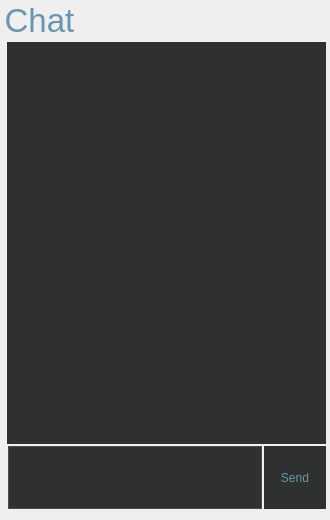
   <widget class="QGroupBox" name="groupBox_3">
    <property name="geometry">
     <rect>
      <x>907</x>
      <y>180</y>
      <width>330</width>
      <height>520</height>
     </rect>
    </property>
    <property name="font">
     <font>
      <pointsize>25</pointsize>
     </font>
    </property>
    <property name="styleSheet">
     <string notr="true">color:#6996AD;border:none;</string>
    </property>
    <property name="title">
     <string>Chat</string>
    </property>
    <widget class="QTextBrowser" name="chatDialog">
     <property name="geometry">
      <rect>
       <x>7</x>
       <y>42</y>
       <width>319</width>
       <height>402</height>
      </rect>
     </property>
     <property name="styleSheet">
      <string notr="true">background-color:#2f3030;border:none;padding:5px;</string>
     </property>
     <property name="inputMethodHints">
      <set>Qt::ImhMultiLine</set>
     </property>
     <property name="openExternalLinks">
      <bool>true</bool>
     </property>
    </widget>
    <widget class="chatBoxHandler" name="messageDraft">
     <property name="geometry">
      <rect>
       <x>8</x>
       <y>446</y>
       <width>254</width>
       <height>63</height>
      </rect>
     </property>
     <property name="styleSheet">
      <string notr="true">background-color:#2f3030;border:1px solid #4b4c4c;</string>
     </property>
     <property name="html">
      <string notr="true">&lt;!DOCTYPE HTML PUBLIC &quot;-//W3C//DTD HTML 4.0//EN&quot; &quot;http://www.w3.org/TR/REC-html40/strict.dtd&quot;&gt;
&lt;html&gt;&lt;head&gt;&lt;meta name=&quot;qrichtext&quot; content=&quot;1&quot; /&gt;&lt;style type=&quot;text/css&quot;&gt;
p, li { white-space: pre-wrap; }
&lt;/style&gt;&lt;/head&gt;&lt;body style=&quot; font-family:'MS Shell Dlg 2'; font-size:8.25pt; font-weight:400; font-style:normal;&quot;&gt;
&lt;p style=&quot;-qt-paragraph-type:empty; margin-top:0px; margin-bottom:0px; margin-left:0px; margin-right:0px; -qt-block-indent:0; text-indent:0px; font-family:'.SF NS Text'; font-size:13pt;&quot;&gt;&lt;br /&gt;&lt;/p&gt;&lt;/body&gt;&lt;/html&gt;</string>
     </property>
    </widget>
    <widget class="QPushButton" name="sendMsgBtn">
     <property name="geometry">
      <rect>
       <x>264</x>
       <y>446</y>
       <width>62</width>
       <height>63</height>
      </rect>
     </property>
     <property name="cursor">
      <cursorShape>PointingHandCursor</cursorShape>
     </property>
     <property name="styleSheet">
      <string notr="true">background-color:#2f3030;border:none;</string>
     </property>
     <property name="text">
      <string>Send</string>
     </property>
     <property name="autoDefault">
      <bool>false</bool>
     </property>
    </widget>
   </widget>
